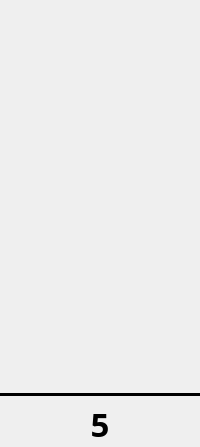
     <widget class="QWidget" name="col5" native="true">
      <layout class="QVBoxLayout" name="verticalLayout_5">
       <property name="spacing">
        <number>5</number>
       </property>
       <property name="leftMargin">
        <number>0</number>
       </property>
       <property name="topMargin">
        <number>0</number>
       </property>
       <property name="rightMargin">
        <number>0</number>
       </property>
       <property name="bottomMargin">
        <number>0</number>
       </property>
       <item>
        <widget class="QPushButton" name="col5button">
         <property name="sizePolicy">
          <sizepolicy hsizetype="Fixed" vsizetype="Fixed">
           <horstretch>0</horstretch>
           <verstretch>0</verstretch>
          </sizepolicy>
         </property>
         <property name="minimumSize">
          <size>
           <width>44</width>
           <height>44</height>
          </size>
         </property>
         <property name="maximumSize">
          <size>
           <width>44</width>
           <height>44</height>
          </size>
         </property>
         <property name="styleSheet">
          <string notr="true">QPushButton {
    border: none; 
    outline: none;
    image: url(&quot;:/images/arrow&quot;);
}

QPushButton:disabled {
    image: url(&quot;:/images/arrow-disabled&quot;);
}

QPushButton:hover {
    image: url(&quot;:/images/arrow-hover&quot;);
}
</string>
         </property>
         <property name="iconSize">
          <size>
           <width>44</width>
           <height>44</height>
          </size>
         </property>
         <property name="flat">
          <bool>true</bool>
         </property>
        </widget>
       </item>
       <item>
        <spacer name="spacer5up">
         <property name="orientation">
          <enum>Qt::Vertical</enum>
         </property>
         <property name="sizeType">
          <enum>QSizePolicy::Fixed</enum>
         </property>
         <property name="sizeHint" stdset="0">
          <size>
           <width>20</width>
           <height>40</height>
          </size>
         </property>
        </spacer>
       </item>
       <item>
        <widget class="Ball" name="row65">
         <property name="sizePolicy">
          <sizepolicy hsizetype="Fixed" vsizetype="Fixed">
           <horstretch>0</horstretch>
           <verstretch>0</verstretch>
          </sizepolicy>
         </property>
         <property name="minimumSize">
          <size>
           <width>44</width>
           <height>44</height>
          </size>
         </property>
         <property name="maximumSize">
          <size>
           <width>44</width>
           <height>44</height>
          </size>
         </property>
         <property name="text">
          <string/>
         </property>
         <property name="scaledContents">
          <bool>true</bool>
         </property>
         <property name="alignment">
          <set>Qt::AlignCenter</set>
         </property>
        </widget>
       </item>
       <item>
        <widget class="Ball" name="row55">
         <property name="sizePolicy">
          <sizepolicy hsizetype="Fixed" vsizetype="Fixed">
           <horstretch>0</horstretch>
           <verstretch>0</verstretch>
          </sizepolicy>
         </property>
         <property name="minimumSize">
          <size>
           <width>44</width>
           <height>44</height>
          </size>
         </property>
         <property name="maximumSize">
          <size>
           <width>44</width>
           <height>44</height>
          </size>
         </property>
         <property name="text">
          <string/>
         </property>
         <property name="scaledContents">
          <bool>true</bool>
         </property>
         <property name="alignment">
          <set>Qt::AlignCenter</set>
         </property>
        </widget>
       </item>
       <item>
        <widget class="Ball" name="row45">
         <property name="sizePolicy">
          <sizepolicy hsizetype="Fixed" vsizetype="Fixed">
           <horstretch>0</horstretch>
           <verstretch>0</verstretch>
          </sizepolicy>
         </property>
         <property name="minimumSize">
          <size>
           <width>44</width>
           <height>44</height>
          </size>
         </property>
         <property name="maximumSize">
          <size>
           <width>44</width>
           <height>44</height>
          </size>
         </property>
         <property name="text">
          <string/>
         </property>
         <property name="scaledContents">
          <bool>true</bool>
         </property>
         <property name="alignment">
          <set>Qt::AlignCenter</set>
         </property>
        </widget>
       </item>
       <item>
        <widget class="Ball" name="row35">
         <property name="sizePolicy">
          <sizepolicy hsizetype="Fixed" vsizetype="Fixed">
           <horstretch>0</horstretch>
           <verstretch>0</verstretch>
          </sizepolicy>
         </property>
         <property name="minimumSize">
          <size>
           <width>44</width>
           <height>44</height>
          </size>
         </property>
         <property name="maximumSize">
          <size>
           <width>44</width>
           <height>44</height>
          </size>
         </property>
         <property name="text">
          <string/>
         </property>
         <property name="scaledContents">
          <bool>true</bool>
         </property>
         <property name="alignment">
          <set>Qt::AlignCenter</set>
         </property>
        </widget>
       </item>
       <item>
        <widget class="Ball" name="row25">
         <property name="sizePolicy">
          <sizepolicy hsizetype="Fixed" vsizetype="Fixed">
           <horstretch>0</horstretch>
           <verstretch>0</verstretch>
          </sizepolicy>
         </property>
         <property name="minimumSize">
          <size>
           <width>44</width>
           <height>44</height>
          </size>
         </property>
         <property name="maximumSize">
          <size>
           <width>44</width>
           <height>44</height>
          </size>
         </property>
         <property name="text">
          <string/>
         </property>
         <property name="scaledContents">
          <bool>true</bool>
         </property>
         <property name="alignment">
          <set>Qt::AlignCenter</set>
         </property>
        </widget>
       </item>
       <item>
        <widget class="Ball" name="row15">
         <property name="sizePolicy">
          <sizepolicy hsizetype="Fixed" vsizetype="Fixed">
           <horstretch>0</horstretch>
           <verstretch>0</verstretch>
          </sizepolicy>
         </property>
         <property name="minimumSize">
          <size>
           <width>44</width>
           <height>44</height>
          </size>
         </property>
         <property name="maximumSize">
          <size>
           <width>44</width>
           <height>44</height>
          </size>
         </property>
         <property name="text">
          <string/>
         </property>
         <property name="scaledContents">
          <bool>true</bool>
         </property>
         <property name="alignment">
          <set>Qt::AlignCenter</set>
         </property>
        </widget>
       </item>
       <item>
        <spacer name="spacer5down">
         <property name="orientation">
          <enum>Qt::Vertical</enum>
         </property>
         <property name="sizeType">
          <enum>QSizePolicy::Fixed</enum>
         </property>
         <property name="sizeHint" stdset="0">
          <size>
           <width>20</width>
           <height>10</height>
          </size>
         </property>
        </spacer>
       </item>
       <item>
        <widget class="QFrame" name="col5line">
         <property name="minimumSize">
          <size>
           <width>0</width>
           <height>3</height>
          </size>
         </property>
         <property name="maximumSize">
          <size>
           <width>16777215</width>
           <height>3</height>
          </size>
         </property>
         <property name="styleSheet">
          <string notr="true">border: 2px solid black;</string>
         </property>
         <property name="frameShape">
          <enum>QFrame::HLine</enum>
         </property>
        </widget>
       </item>
       <item>
        <widget class="QLabel" name="col5name">
         <property name="font">
          <font>
           <family>Arial Black</family>
           <pointsize>25</pointsize>
           <weight>75</weight>
           <bold>true</bold>
          </font>
         </property>
         <property name="text">
          <string>5</string>
         </property>
         <property name="alignment">
          <set>Qt::AlignCenter</set>
         </property>
        </widget>
       </item>
      </layout>
     </widget>
